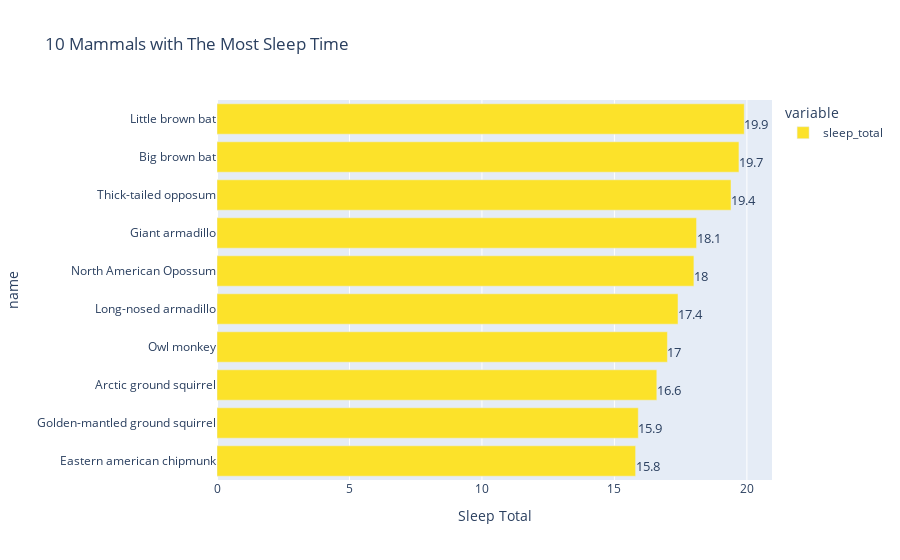

Notebook source saved alongside this figure:
### Code cell
top_nocs = datas.head(10)
# Bar plot
fig = px.bar(
    top_nocs.sort_values(["sleep_total"], ascending=True),
    y="name",
    x=["sleep_total"],
    orientation="h",
    color_discrete_sequence=["#FCE22A"],
    title="10 Mammals with The Most Sleep Time",
).update_layout(xaxis={"title": "Sleep Total"})
# to add the text of total medals for each noc
fig.add_trace(
    go.Scatter(
        y=top_nocs.sort_values(["sleep_total"], ascending=True).name,
        x=top_nocs.sort_values(["sleep_total"], ascending=True).Total,
        text=top_nocs.sort_values(["sleep_total"], ascending=True).Total,
        mode="text",
        textposition="bottom right",
        textfont=dict(
            size=13,
        ),
        showlegend=False,
    )
)
fig.show()

### Figure 1 — Plotly figure (JSON) as saved in the notebook; plotly's stock layout.template omitted (floating-point values rounded to 4 significant figures)
{"data": [{"alignmentgroup": "True", "hovertemplate": "variable=sleep_total<br>value=%{x}<br>name=%{y}<extra></extra>", "legendgroup": "sleep_total", "marker": {"color": "#FCE22A", "pattern": {"shape": ""}}, "name": "sleep_total", "offsetgroup": "sleep_total", "orientation": "h", "showlegend": true, "textposition": "auto", "type": "bar", "x": [15.8, 15.9, 16.6, 17, 17.4, 18, 18.1, 19.4, 19.7, 19.9], "xaxis": "x", "y": ["Eastern american chipmunk", "Golden-mantled ground squirrel", "Arctic ground squirrel", "Owl monkey", "Long-nosed armadillo", "North American Opossum", "Giant armadillo", "Thick-tailed opposum", "Big brown bat", "Little brown bat"], "yaxis": "y"}, {"mode": "text", "showlegend": false, "text": [15.8, 15.9, 16.6, 17, 17.4, 18, 18.1, 19.4, 19.7, 19.9], "textfont": {"size": 13}, "textposition": "bottom right", "type": "scatter", "x": [15.8, 15.9, 16.6, 17, 17.4, 18, 18.1, 19.4, 19.7, 19.9], "y": ["Eastern american chipmunk", "Golden-mantled ground squirrel", "Arctic ground squirrel", "Owl monkey", "Long-nosed armadillo", "North American Opossum", "Giant armadillo", "Thick-tailed opposum", "Big brown bat", "Little brown bat"]}], "layout": {"barmode": "relative", "legend": {"title": {"text": "variable"}, "tracegroupgap": 0}, "title": {"text": "10 Mammals with The Most Sleep Time"}, "xaxis": {"anchor": "y", "domain": [0, 1], "title": {"text": "Sleep Total"}}, "yaxis": {"anchor": "x", "domain": [0, 1], "title": {"text": "name"}}}}
